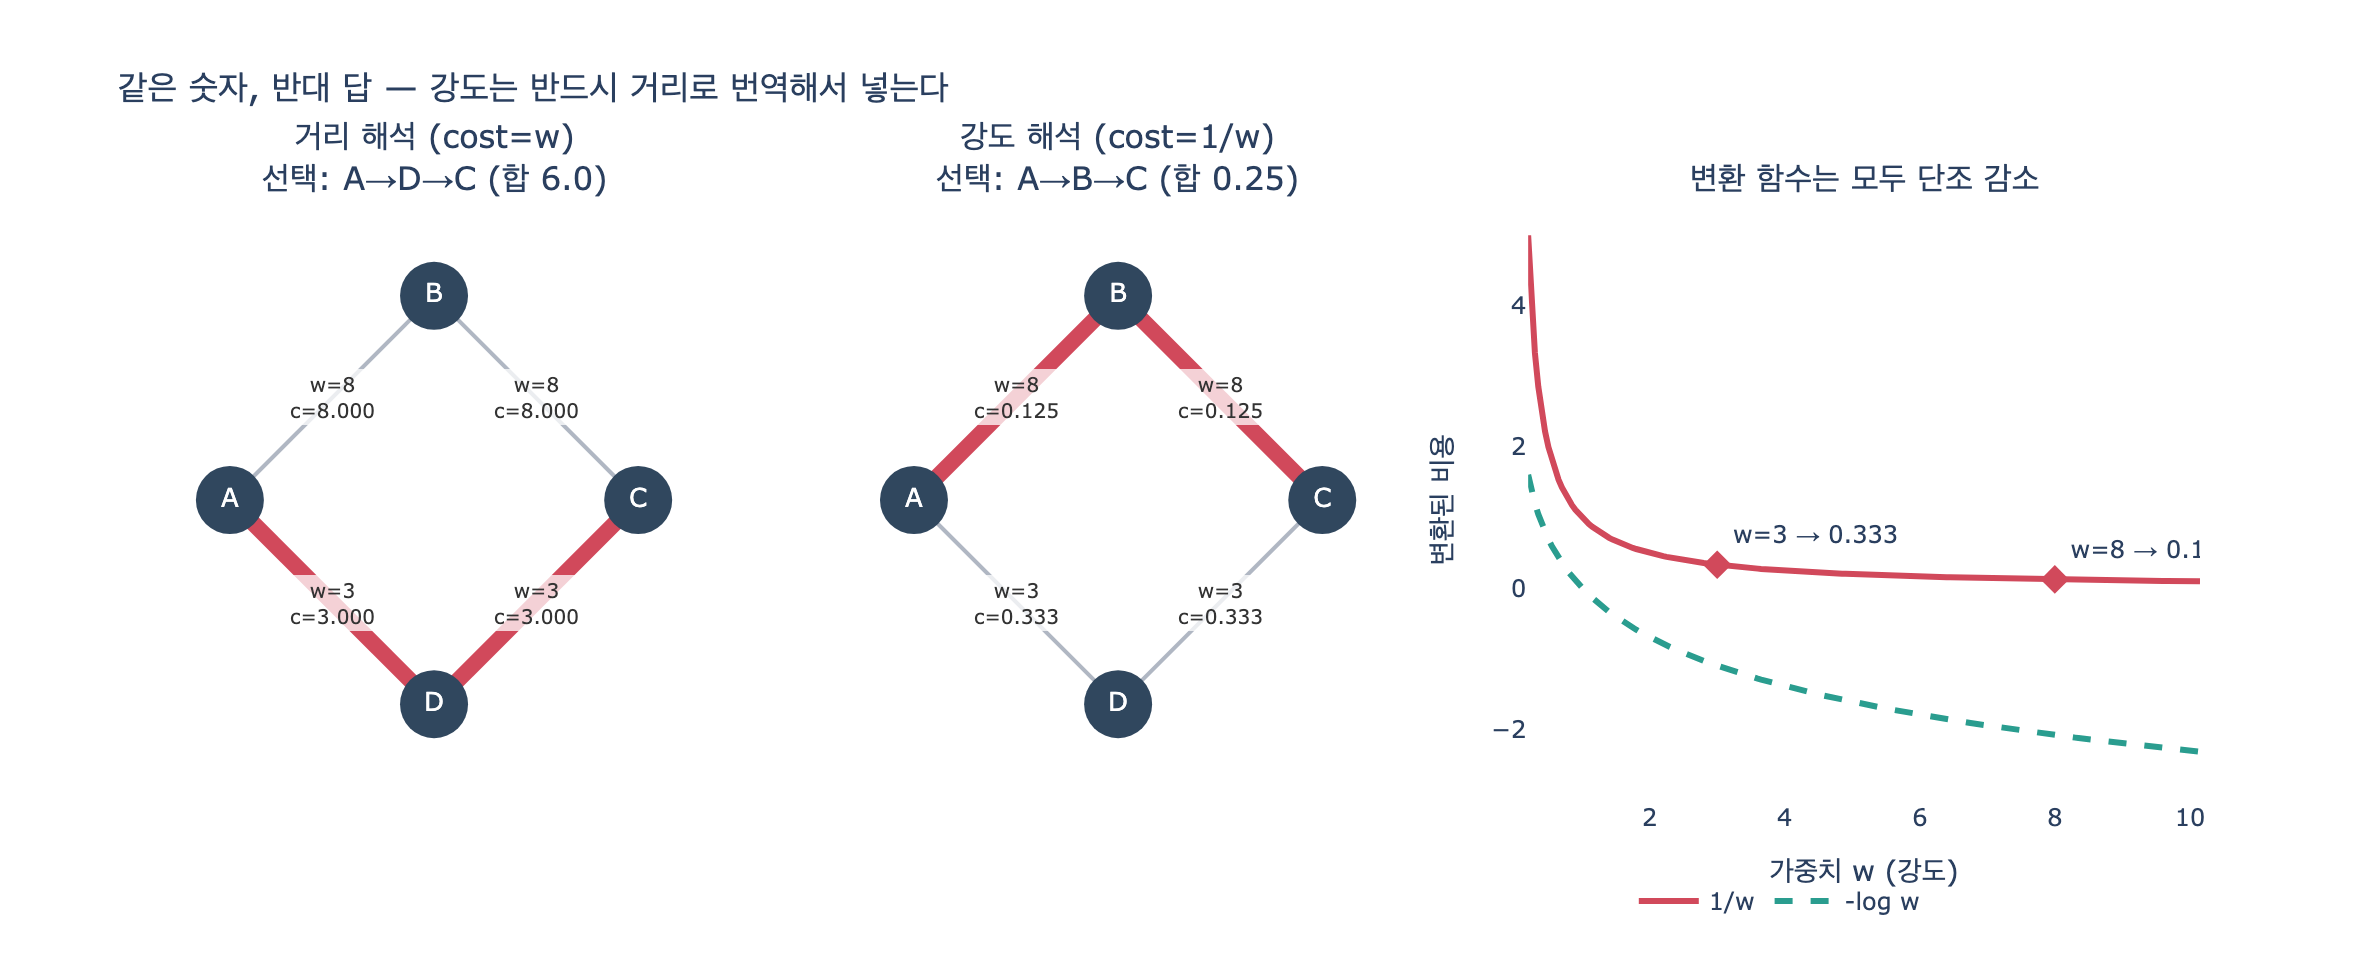

This chart was generated by the following Python code:
# 필요 패키지: plotly, kaleido  (표준 라이브러리: heapq, math, collections, itertools)
#   pip install plotly kaleido
# %% [markdown]
# # 가중치가 «거리»인가 «강도»인가 — `1.0 / w` 한 줄의 정체
#
# `ex3_weights.py`의 `dijkstra()`는 `as_distance=False`일 때 가중치를 `1.0 / w`로
# 역수 변환해 **거리로 번역**한다. 최단 경로 알고리즘은 예외 없이
# 「작을수록 가깝다」로 읽기 때문이다.
#
# 이 노트북에서 단계적으로 확인할 것:
#
# 1. 최단 경로 알고리즘이 실제로 «작은 값»만 좋아한다는 것
# 2. 같은 데이터가 해석에 따라 정반대 답을 낸다는 것
# 3. 역수 변환이 왜 통하는가 — 단조 감소 $f(w)=1/w$, $f'(w)=-1/w^2 < 0$
# 4. 역수 변환의 한계: $w=0$, 「강도 합 최대화」와 불일치, 확률이면 $-\log p$
# 5. $w_{\max}-w$ 방식이 홉 수에 편향되는 것

# %%
import heapq
import math
from collections import defaultdict


def _show(fig):
    try:
        from IPython import get_ipython

        if get_ipython() is not None:  # VSCode 셀/Jupyter에서만 렌더링
            fig.show()
    except ImportError:
        pass


print("준비 완료")
# 출력: 준비 완료

# %% [markdown]
# ## 1. 책의 `dijkstra()`를 그대로 옮긴다
#
# 변환은 **그래프를 만드는 시점에 딱 한 줄**이다.
#
# ```python
# cost = w if as_distance else 1.0 / w
# ```
#
# 탐색 루프는 손대지 않는다. `heappop`은 언제나 누적값이 가장 작은 정점을 뽑고,
# `if nd < dist[v]`는 「더 작으면 갱신」이다. 즉 알고리즘의 세계관은 고정이다.

# %%
EDGES = [("A", "B", 8), ("B", "C", 8), ("A", "D", 3), ("D", "C", 3)]


def dijkstra(edges, start, goal, as_distance=True):
    adj = defaultdict(list)
    for a, b, w in edges:
        cost = w if as_distance else 1.0 / w  # ← 강도 해석은 여기서 거리로 번역된다
        adj[a].append((b, cost))
        adj[b].append((a, cost))
    dist = {start: 0.0}
    prev = {}
    pq = [(0.0, start)]
    while pq:
        d, u = heapq.heappop(pq)  # 누적값이 «가장 작은» 정점
        if u == goal:
            break
        if d > dist.get(u, float("inf")):
            continue
        for v, c in adj[u]:
            nd = d + c
            if nd < dist.get(v, float("inf")):  # 「더 작으면 좋다」
                dist[v] = nd
                prev[v] = u
                heapq.heappush(pq, (nd, v))
    path, cur = [goal], goal
    while cur in prev:
        cur = prev[cur]
        path.append(cur)
    return list(reversed(path)), round(dist.get(goal, float("inf")), 3)


print("엣지:", EDGES)
# 출력: 엣지: [('A', 'B', 8), ('B', 'C', 8), ('A', 'D', 3), ('D', 'C', 3)]

# %% [markdown]
# ## 2. 같은 데이터, 정반대 답
#
# A에서 C로 가는 경로는 두 개뿐이다.
#
# $$C(A\to B\to C) = 8+8 = 16,\qquad C(A\to D\to C) = 3+3 = 6$$
#
# $$C_{1/w}(A\to B\to C) = \tfrac18+\tfrac18 = 0.25,\qquad
#   C_{1/w}(A\to D\to C) = \tfrac13+\tfrac13 \approx 0.667$$

# %%
p1, c1 = dijkstra(EDGES, "A", "C", as_distance=True)
p2, c2 = dijkstra(EDGES, "A", "C", as_distance=False)
print(f"숫자를 «거리»로 읽으면: {' → '.join(p1)}  (합 {c1})")
print(f"숫자를 «강도»로 읽으면: {' → '.join(p2)}  (합 {c2})")
print("\n같은 데이터인데 답이 반대다. 숫자에는 단위가 없다.")
# 출력: 숫자를 «거리»로 읽으면: A → D → C  (합 6.0)
# 출력: 숫자를 «강도»로 읽으면: A → B → C  (합 0.25)
# 출력:
# 출력: 같은 데이터인데 답이 반대다. 숫자에는 단위가 없다.

# %% [markdown]
# ## 3. 경로별 비용을 표로 펼쳐 본다
#
# 어떤 순서로 뒤집혔는지 눈으로 확인한다.

# %%
PATHS = [["A", "B", "C"], ["A", "D", "C"]]
W = {frozenset((a, b)): w for a, b, w in EDGES}


def path_edges(path):
    return [frozenset((path[i], path[i + 1])) for i in range(len(path) - 1)]


print(f"{'경로':<12} {'원래 w':<10} {'거리 합':>8} {'역수 합':>10}")
for p in PATHS:
    ws = [W[e] for e in path_edges(p)]
    d_sum = sum(ws)
    r_sum = sum(1.0 / w for w in ws)
    print(f"{'→'.join(p):<12} {str(ws):<10} {d_sum:>8} {r_sum:>10.3f}")
print("\n거리 합의 최솟값과 역수 합의 최솟값이 서로 다른 경로를 가리킨다.")
# 출력: 경로           원래 w         거리 합      역수 합
# 출력: A→B→C        [8, 8]           16      0.250
# 출력: A→D→C        [3, 3]            6      0.667
# 출력:
# 출력: 거리 합의 최솟값과 역수 합의 최솟값이 서로 다른 경로를 가리킨다.

# %% [markdown]
# ## 4. 역수 변환이 통하는 근거는 «단조 감소» 하나뿐
#
# $$f(w) = \frac{1}{w},\qquad f'(w) = -\frac{1}{w^{2}} < 0 \quad (w \ne 0)$$
#
# 따라서 $w>0$ 구간에서
#
# $$w_1 > w_2 \iff f(w_1) < f(w_2)$$
#
# 크기 순서가 정확히 뒤집힌다. 「강한 간선」이 「짧은 간선」이 된다.

# %%
for w1, w2 in [(8, 3), (3, 8), (10, 10), (1, 100)]:
    lhs = w1 > w2
    rhs = (1.0 / w1) < (1.0 / w2)
    print(f"w1={w1:>3}, w2={w2:>3} | (w1>w2)={lhs!s:<5} ((1/w1)<(1/w2))={rhs!s:<5} 일치={lhs == rhs}")
# 출력: w1=  8, w2=  3 | (w1>w2)=True  ((1/w1)<(1/w2))=True  일치=True
# 출력: w1=  3, w2=  8 | (w1>w2)=False ((1/w1)<(1/w2))=False 일치=True
# 출력: w1= 10, w2= 10 | (w1>w2)=False ((1/w1)<(1/w2))=False 일치=True
# 출력: w1=  1, w2=100 | (w1>w2)=False ((1/w1)<(1/w2))=False 일치=True

# %% [markdown]
# ## 5. 함정 1 — `w = 0`이면 터진다
#
# 강도 0(전혀 안 친함, 유사도 0)은 실무 데이터에 흔하다.

# %%
try:
    bad = [("A", "B", 0), ("B", "C", 5)]
    dijkstra(bad, "A", "C", as_distance=False)
except ZeroDivisionError as e:
    print("ZeroDivisionError:", e)

EPS = 1e-9
print(f"완화책: 1/(0 + eps) = {1.0 / (0 + EPS):.3e}  → 사실상 «무한히 먼» 간선으로 취급된다")
# 출력: ZeroDivisionError: float division by zero
# 출력: 완화책: 1/(0 + eps) = 1.000e+09  → 사실상 «무한히 먼» 간선으로 취급된다

# %% [markdown]
# ## 6. 함정 2 — 역수 합은 「강도 합 최대화」가 아니다
#
# 역수 합 $\sum 1/w_e$ 는 조화평균의 분모다. 조화평균은 **작은 값 하나가 전체를 끌어내린다**.
#
# $$\text{조화평균} \le \text{기하평균} \le \text{산술평균}$$
#
# 그래서 역수 합 최소화는 「약한 고리가 없는 경로」를 선호하고,
# 「강도 총합이 큰 경로」와는 다른 답을 낸다.

# %%
# X → Y 로 가는 두 경로: 직행(강도 9) vs 경유(강도 10, 10)
CAND = {
    "직행 X-Y (w=9)": [9],
    "경유 X-M-Y (w=10,10)": [10, 10],
}
print(f"{'경로':<24} {'강도 합':>8} {'역수 합':>10} {'강도 곱':>10}")
for name, ws in CAND.items():
    print(f"{name:<24} {sum(ws):>8} {sum(1.0 / w for w in ws):>10.4f} {math.prod(ws):>10}")

best_sum = max(CAND, key=lambda k: sum(CAND[k]))
best_rec = min(CAND, key=lambda k: sum(1.0 / w for w in CAND[k]))
print(f"\n강도 합 최대: {best_sum}")
print(f"역수 합 최소: {best_rec}")
print("→ 서로 다른 답. 역수 변환은 «간선 하나하나의 순서»만 보장한다." if best_sum != best_rec else "→ 같은 답")
# 출력: 경로                        강도 합      역수 합       강도 곱
# 출력: 직행 X-Y (w=9)                   9     0.1111          9
# 출력: 경유 X-M-Y (w=10,10)            20     0.2000        100
# 출력:
# 출력: 강도 합 최대: 경유 X-M-Y (w=10,10)
# 출력: 역수 합 최소: 직행 X-Y (w=9)
# 출력: → 서로 다른 답. 역수 변환은 «간선 하나하나의 순서»만 보장한다.

# %% [markdown]
# ## 7. 확률·유사도라면 `-log p`가 정석
#
# 경로의 강도를 **곱**으로 정의하고 싶다면(예: 각 링크가 통할 확률):
#
# $$\max_P \prod_{e\in P} p_e
#  = \max_P \sum_{e\in P} \log p_e
#  = \min_P \sum_{e\in P} \bigl(-\log p_e\bigr)$$
#
# 로그가 곱을 합으로 바꿔 주고, $0<p\le 1$ 이면 $-\log p \ge 0$ 이라
# 다익스트라의 «음수 간선 금지» 조건도 만족한다. `1/w`가 편법이라면
# 이건 **원래 문제와 수학적으로 동일한 변환**이다.

# %%
PROB_EDGES = [("A", "B", 0.9), ("B", "C", 0.9), ("A", "D", 0.5), ("D", "C", 0.99)]

# (1) 완전 탐색으로 «곱이 최대인 경로»를 구한다
PROB_PATHS = [["A", "B", "C"], ["A", "D", "C"]]
PW = {frozenset((a, b)): p for a, b, p in PROB_EDGES}
for p in PROB_PATHS:
    ps = [PW[e] for e in path_edges(p)]
    print(f"{'→'.join(p)}: 곱={math.prod(ps):.4f}  -log 합={sum(-math.log(x) for x in ps):.4f}")

# (2) 다익스트라에 -log 변환을 먹인다
NEGLOG = [(a, b, -math.log(p)) for a, b, p in PROB_EDGES]
p3, c3 = dijkstra(NEGLOG, "A", "C", as_distance=True)
print(f"\n-log 변환 + 최단경로: {' → '.join(p3)}  (비용 {c3}, 확률 {math.exp(-c3):.4f})")

# (3) 같은 데이터에 1/w 를 쓰면?
p4, c4 = dijkstra(PROB_EDGES, "A", "C", as_distance=False)
print(f"1/w 변환 + 최단경로 : {' → '.join(p4)}  (비용 {c4})")
print("\n여기서는 우연히 같은 답이지만, 근거가 다르다. -log 만이 곱 최대화와 등가다.")
# 출력: A→B→C: 곱=0.8100  -log 합=0.2107
# 출력: A→D→C: 곱=0.4950  -log 합=0.7032
# 출력:
# 출력: -log 변환 + 최단경로: A → B → C  (비용 0.211, 확률 0.8098)
# 출력:   (확률이 0.8100 이 아니라 0.8098 인 것은 비용을 소수 3자리로 round 했기 때문)
# 출력: 1/w 변환 + 최단경로 : A → B → C  (비용 2.222)
# 출력:
# 출력: 여기서는 우연히 같은 답이지만, 근거가 다르다. -log 만이 곱 최대화와 등가다.

# %% [markdown]
# ## 8. 함정 3 — `w_max - w` 는 «전역 최댓값»에 답이 매달린다
#
# 순서는 뒤집히지만 두 가지가 망가진다.
#
# 1. 모든 간선에 상수 $w_{\max}$ 를 더하는 셈이라 **간선이 적은 경로가 부당하게 유리**해진다.
# 2. 경로와 아무 상관없는 간선 하나가 들어와 $w_{\max}$ 를 올리면 **답이 바뀐다**.
#
# 아래에서는 목적지와 무관한 간선 `S-Z (w=1000)` 을 추가하기만 하는데 답이 뒤집힌다.
# $1/w$ 는 간선별 지역 변환이라 흔들리지 않는다.

# %%
# 강도: 짧고 약한 직행(S-T, 5) vs 길지만 아주 강한 경유(S-M-T, 100/100)
STR_EDGES = [("S", "T", 5), ("S", "M", 100), ("M", "T", 100)]


def solve_both(edges, tag):
    wm = max(w for *_, w in edges)
    sub = [(a, b, wm - w) for a, b, w in edges]
    ps, cs = dijkstra(sub, "S", "T", as_distance=True)
    pr, cr = dijkstra(edges, "S", "T", as_distance=False)
    print(f"[{tag}] w_max = {wm}")
    print(f"   (w_max - w) → {' → '.join(ps):<12} 비용 {cs}")
    print(f"   (1/w)       → {' → '.join(pr):<12} 비용 {cr}")
    return ps, pr


a_sub, a_rec = solve_both(STR_EDGES, "원본")
b_sub, b_rec = solve_both(STR_EDGES + [("S", "Z", 1000)], "무관한 S-Z(w=1000) 추가")
print(f"\nw_max-w 방식의 답: {'→'.join(a_sub)}  ⇒  {'→'.join(b_sub)}   변했나? {a_sub != b_sub}")
print(f"1/w      방식의 답: {'→'.join(a_rec)}  ⇒  {'→'.join(b_rec)}   변했나? {a_rec != b_rec}")
# 출력: [원본] w_max = 100
# 출력:    (w_max - w) → S → M → T    비용 0.0
# 출력:    (1/w)       → S → M → T    비용 0.02
# 출력: [무관한 S-Z(w=1000) 추가] w_max = 1000
# 출력:    (w_max - w) → S → T        비용 995.0
# 출력:    (1/w)       → S → M → T    비용 0.02
# 출력:
# 출력: w_max-w 방식의 답: S→M→T  ⇒  S→T   변했나? True
# 출력: 1/w      방식의 답: S→M→T  ⇒  S→M→T   변했나? False

# %% [markdown]
# ## 9. 예방법 — 이름에 뜻을 박아 넣는다
#
# ```
# weight (X)  →  cost_minutes, affinity_score (O)
# ```
#
# `weight`는 아무 뜻도 없다. `cost_minutes`는 「작을수록 좋다」가, `affinity_score`는
# 「클수록 좋다」가 이름에 들어 있다. 이름 하나로 막을 수 있는 사고다.

# %%
SCHEMA_CHECK = [
    ("weight", None),
    ("cost_minutes", "distance"),
    ("affinity_score", "strength"),
    ("similarity", "strength"),
    ("travel_time_sec", "distance"),
    ("fee_krw", "distance"),
]
DIST_HINTS = ("cost", "time", "minute", "sec", "fee", "price", "distance", "hop", "latency")
STR_HINTS = ("affinity", "score", "similarity", "sim", "trust", "amount", "strength", "weightsum")

for name, truth in SCHEMA_CHECK:
    low = name.lower()
    guess = "distance" if any(h in low for h in DIST_HINTS) else ("strength" if any(h in low for h in STR_HINTS) else None)
    mark = "OK " if guess == truth else "?? "
    print(f"{mark}{name:<18} 이름만으로 추론 → {guess}")
# 출력: OK weight             이름만으로 추론 → None
# 출력: OK cost_minutes       이름만으로 추론 → distance
# 출력: OK affinity_score     이름만으로 추론 → strength
# 출력: OK similarity         이름만으로 추론 → strength
# 출력: OK travel_time_sec    이름만으로 추론 → distance
# 출력: OK fee_krw            이름만으로 추론 → distance

# %% [markdown]
# ## 10. 시각화
#
# - 왼쪽/가운데: 같은 그래프를 두 해석으로 풀었을 때 선택되는 경로 (굵은 선)
# - 오른쪽: 변환 함수 $1/w$ 와 $-\log w$ 가 모두 단조 감소임을 확인

# %%
import plotly.graph_objects as go
from plotly.subplots import make_subplots

POS = {"A": (0.0, 0.0), "B": (1.0, 1.0), "C": (2.0, 0.0), "D": (1.0, -1.0)}


def add_graph(fig, col, chosen, title_cost_fn):
    chosen_e = set(path_edges(chosen))
    for a, b, w in EDGES:
        key = frozenset((a, b))
        picked = key in chosen_e
        x0, y0 = POS[a]
        x1, y1 = POS[b]
        fig.add_trace(
            go.Scatter(
                x=[x0, x1],
                y=[y0, y1],
                mode="lines",
                line=dict(width=8 if picked else 2, color="#d1495b" if picked else "#b0b7c3"),
                hoverinfo="text",
                text=f"{a}-{b}: w={w}, cost={title_cost_fn(w):.3f}",
                showlegend=False,
            ),
            row=1,
            col=col,
        )
        mx, my = (x0 + x1) / 2, (y0 + y1) / 2
        fig.add_annotation(
            x=mx, y=my, text=f"w={w}<br>c={title_cost_fn(w):.3f}",
            showarrow=False, font=dict(size=10, color="#333"),
            bgcolor="rgba(255,255,255,0.75)", row=1, col=col,
        )
    fig.add_trace(
        go.Scatter(
            x=[POS[n][0] for n in POS],
            y=[POS[n][1] for n in POS],
            mode="markers+text",
            text=list(POS),
            textposition="middle center",
            textfont=dict(size=13, color="white"),
            marker=dict(size=34, color="#30475e"),
            showlegend=False,
            hoverinfo="text",
        ),
        row=1,
        col=col,
    )


fig = make_subplots(
    rows=1,
    cols=3,
    subplot_titles=(
        f"거리 해석 (cost=w)<br>선택: {'→'.join(p1)} (합 {c1})",
        f"강도 해석 (cost=1/w)<br>선택: {'→'.join(p2)} (합 {c2})",
        "변환 함수는 모두 단조 감소",
    ),
    column_widths=[0.31, 0.31, 0.38],
)

add_graph(fig, 1, p1, lambda w: float(w))
add_graph(fig, 2, p2, lambda w: 1.0 / w)

ws = [0.2 + 0.05 * i for i in range(200)]  # 0.2 .. 10.15
fig.add_trace(
    go.Scatter(x=ws, y=[1.0 / w for w in ws], mode="lines", name="1/w", line=dict(width=3, color="#d1495b")),
    row=1,
    col=3,
)
fig.add_trace(
    go.Scatter(
        x=ws,
        y=[-math.log(w) for w in ws],
        mode="lines",
        name="-log w",
        line=dict(width=3, color="#2a9d8f", dash="dash"),
    ),
    row=1,
    col=3,
)
fig.add_trace(
    go.Scatter(
        x=[3, 8],
        y=[1 / 3, 1 / 8],
        mode="markers+text",
        text=["w=3 → 0.333", "w=8 → 0.125"],
        textposition="top right",
        marker=dict(size=11, color="#d1495b", symbol="diamond"),
        showlegend=False,
    ),
    row=1,
    col=3,
)

for c in (1, 2):
    fig.update_xaxes(visible=False, row=1, col=c)
    fig.update_yaxes(visible=False, row=1, col=c, scaleanchor=f"x{c}" if c > 1 else "x")
fig.update_xaxes(title_text="가중치 w (강도)", row=1, col=3)
fig.update_yaxes(title_text="변환된 비용", range=[-3, 5.5], row=1, col=3)

fig.update_layout(
    title_text="같은 숫자, 반대 답 — 강도는 반드시 거리로 번역해서 넣는다",
    height=480,
    width=1180,
    plot_bgcolor="white",
    legend=dict(orientation="h", y=-0.12, x=0.72),
)

_show(fig)

import os

_out = os.path.join(os.path.dirname(os.path.abspath(__file__)), "expy.png")
fig.write_image(_out, scale=2)
print("saved:", _out)
# 출력: saved: .../52f4268f-d529-488e-97f5-ce4f9fb97a70/expy.png

# %% [markdown]
# ## 정리
#
# | 상황 | 변환 | 비고 |
# |---|---|---|
# | 숫자가 이미 거리/비용 | 없음 | `as_distance=True` |
# | 강도, 순서만 뒤집으면 됨 | $1/w$ | $w=0$ 주의, 조화평균 성질 |
# | 확률·유사도, 경로 강도 = 곱 | $-\log w$ | 곱 최대화와 정확히 등가 |
# | 「가장 약한 고리」가 기준 | 최대용량(bottleneck) 경로 | 합이 아니라 min-max |
#
# 기억할 한 줄: **최단 경로 알고리즘은 항상 «작을수록 가깝다»로 읽는다.**
# 그리고 애초에 사고를 막는 가장 싼 방법은 이름이다 — `weight` 대신 `cost_minutes`, `affinity_score`.
